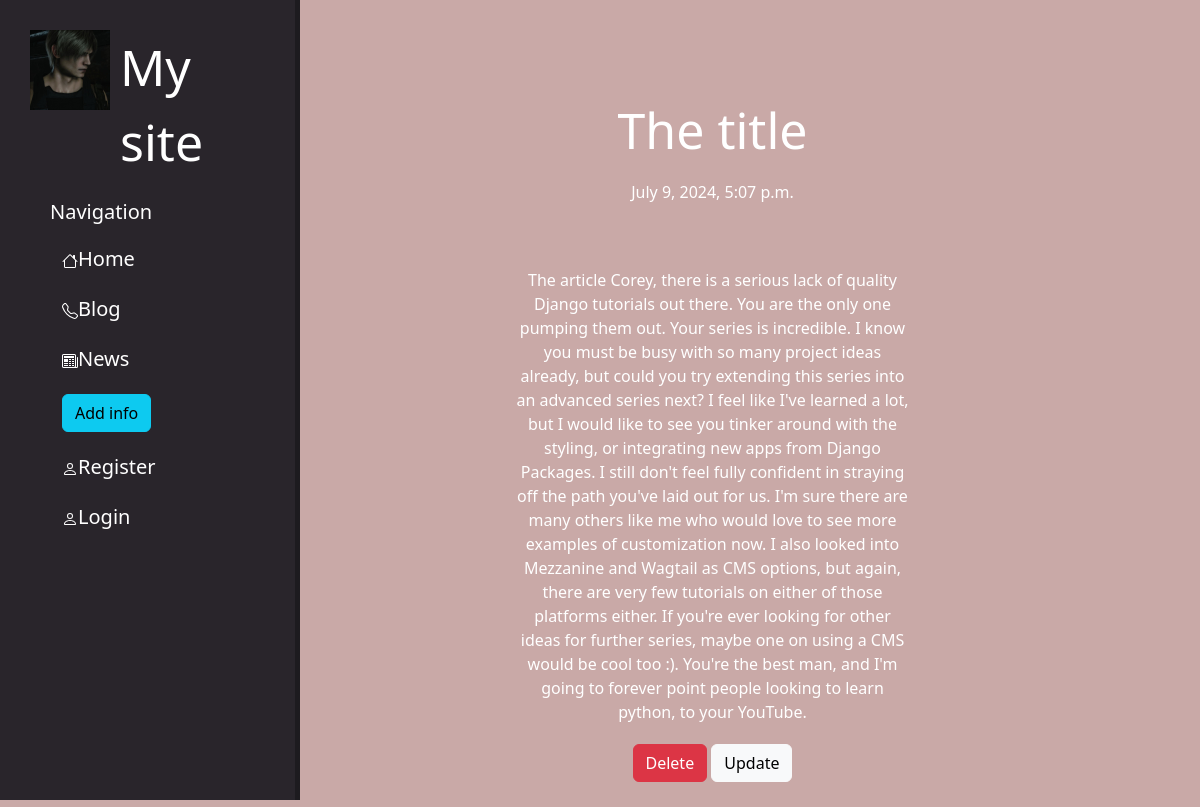
Screenshot of /news/3 with the database file from the repository.
### news/models.py (models this page shows, shortened)
class Articles(models.Model):
    title=models.CharField('Title of article', max_length=255)
    anons=models.CharField('Anons', max_length=255)
    full_text=models.TextField('The article')
    date = models.DateTimeField('Date', blank=True)
    class Meta:
        verbose_name='Article'
        verbose_name_plural='Articles'

### news/views.py (the view)
# urls.py: path('<int:pk>',views.NewsDetailsView.as_view(),name='news-detail'),
class NewsDetailsView(DetailView):
    model=Articles
    template_name = 'news/detail_news.html'
    context_object_name = 'article'

### news/templates/news/detail_news.html (shortened to what this page needs)
{%extends 'main/layout.html'%}
{%block content%}
<div class="features">
    <h1>{{article.title}}</h1>
    <p>{{article.date}}</p><br>
    <p>{{article.full_text}}</p>
    <a href="{%url 'news-delete' article.id%}" class="btn btn-danger">Delete</a>
    <a href="{%url 'news-update' article.id%}" class="btn btn-light">Update</a>
</div>
{%endblock%}

### main/static/main/css/main.css (style rules this page uses)
body { background:#c9a9a7; }
.features { float:left; color:#fff; margin-top:100px; text-align:center; width:75%; }
.features h1 { font-size:50px; }
.features p { max-width:400px; margin:20px auto; }
.features a { margin-bottom:25px; }

### rows the page displays
Articles: title "The title", date "July 9, 2024, 5:07 p.m.", full_text "The article Corey, there is a serious lack of quality Django tutorials out there. You are the only one pumping them out. Your series is incredible. I know you must be busy with so many project ideas already, but could you try extending this series into an advanced series next? I feel like I've learned a lot, but I would like to see you tinker around with the styling, or integrating new apps from Django Packages. I still don't feel fully confident in straying off the path you've laid out for us. I'm sure there are many others like me who would love to see more examples of customization now. I also looked into Mezzanine and Wagtail as CMS options, but again, there are very few tutorials on…"
